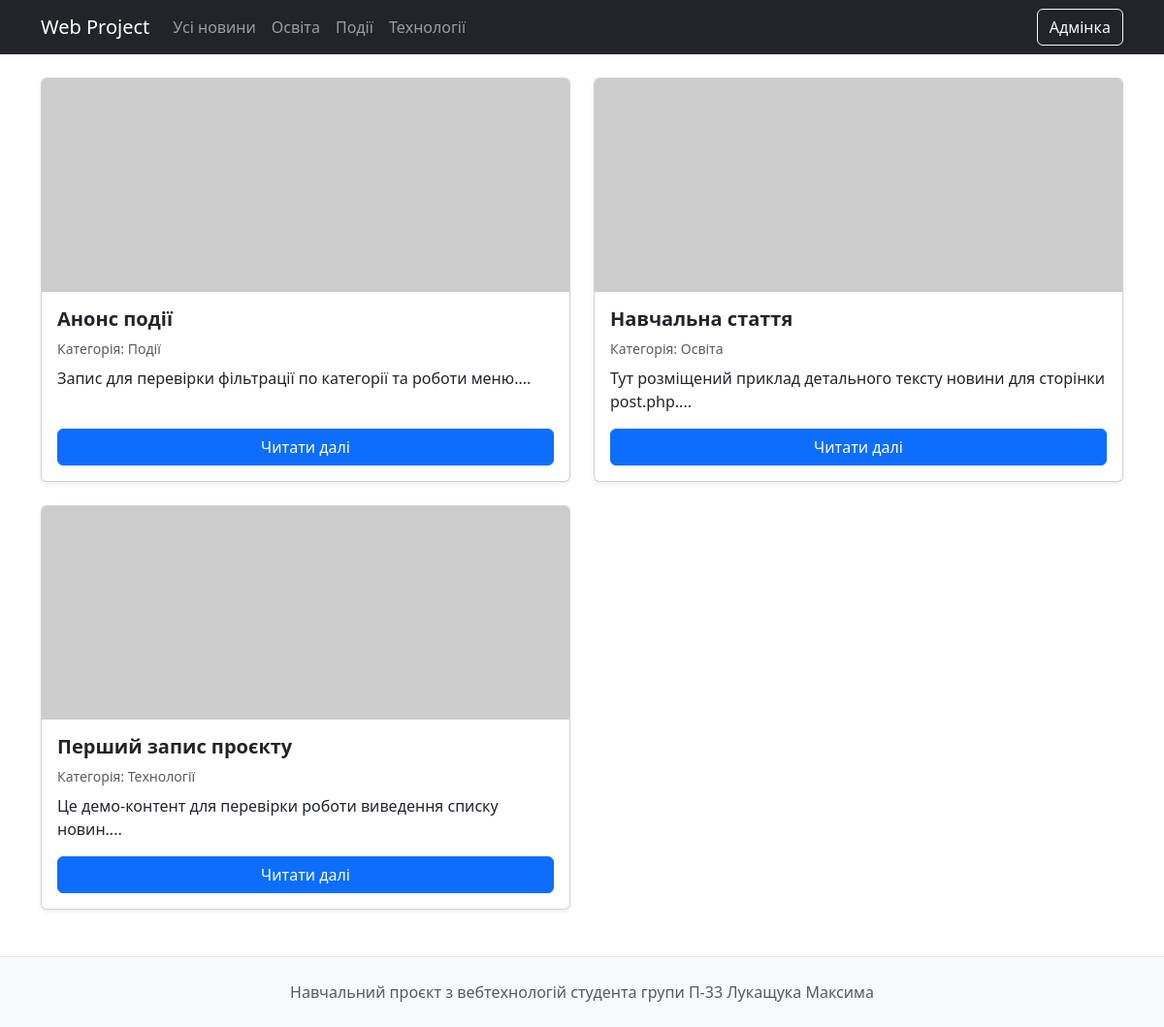
The page / on the database its author committed.
### tables this page shows
CREATE TABLE IF NOT EXISTS categories (
    id INT AUTO_INCREMENT PRIMARY KEY,
    name VARCHAR(120) NOT NULL UNIQUE
);

CREATE TABLE IF NOT EXISTS news (
    id INT AUTO_INCREMENT PRIMARY KEY,
    title VARCHAR(255) NOT NULL,
    content TEXT NOT NULL,
    image VARCHAR(500) NOT NULL,
    category_id INT NOT NULL,
    published_at DATE NOT NULL,
    CONSTRAINT fk_news_category FOREIGN KEY (category_id) REFERENCES categories(id) ON DELETE RESTRICT ON UPDATE CASCADE
);

### function.php (called while the page is built, shortened)
<?php
require_once __DIR__ . '/conf.php';
function e(string $value): string {
    return htmlspecialchars($value, ENT_QUOTES, 'UTF-8');
}
function get_categories(): array {
    global $conn;
    $sql = 'SELECT id, name FROM categories ORDER BY name';
    $result = mysqli_query($conn, $sql);
    return $result ? mysqli_fetch_all($result, MYSQLI_ASSOC) : [];
}
function get_news(?int $categoryId = null): array {
    global $conn;
    $sql = 'SELECT n.id, n.title, n.content, n.image, n.published_at, c.name AS category_name
            FROM news n
            LEFT JOIN categories c ON c.id = n.category_id';
    $sql .= ' ORDER BY n.published_at DESC, n.id DESC';
    $stmt = mysqli_prepare($conn, $sql);
    mysqli_stmt_execute($stmt);
    $result = mysqli_stmt_get_result($stmt);
    return mysqli_fetch_all($result, MYSQLI_ASSOC);
}

### index.php (the view)
<?php require_once 'header.php'; ?>
<div class="container">
    <div class="row g-4">
        <?php $news = get_news(); ?>
        <?php foreach ($news as $item): ?>
            <div class="col-md-6">
                <article class="card h-100 shadow-sm">
                    <img src="<?= e($item['image']); ?>" class="card-img-top post-image" alt="Зображення новини">
                    <div class="card-body d-flex flex-column">
                        <h5 class="card-title"><?= e($item['title']); ?></h5>
                        <p class="text-muted small mb-2">Категорія: <?= e($item['category_name'] ?? 'Без категорії'); ?></p>
                        <p class="card-text"><?= e(mb_substr($item['content'], 0, 150)) . '...'; ?></p>
                        <a href="post.php?post_id=<?= (int)$item['id']; ?>" class="btn btn-primary mt-auto">Читати далі</a>
                    </div>
                </article>
            </div>
        <?php endforeach; ?>
    </div>
</div>
<?php require_once 'footer.php'; ?>

### header.php (shortened to what this page needs)
<?php
require_once __DIR__ . '/function.php';
$categories = get_categories();
?>
<!doctype html>
<html lang="uk">
<head>
    <link href="https://cdn.jsdelivr.net/npm/bootstrap@5.3.3/dist/css/bootstrap.min.css" rel="stylesheet">
    <link rel="stylesheet" href="css/main.css">
</head>
<body>
<nav class="navbar navbar-expand-lg navbar-dark bg-dark mb-4">
    <div class="container">
        <a class="navbar-brand" href="index.php">Web Project</a>
        <div class="collapse navbar-collapse" id="menuNav">
            <ul class="navbar-nav me-auto mb-2 mb-lg-0">
                <li class="nav-item"><a class="nav-link" href="index.php">Усі новини</a></li>
                <?php foreach ($categories as $category): ?>
                    <li class="nav-item">
                        <a class="nav-link" href="category.php?category_id=<?= (int)$category['id']; ?>"><?= e($category['name']); ?></a>
                    </li>
                <?php endforeach; ?>
            </ul>
            <a class="btn btn-outline-light" href="login/index.php">Адмінка</a>
        </div>
    </div>
</nav>

### footer.php (shortened to what this page needs)
<footer class="py-4 mt-5 bg-light border-top">
    <div class="container text-center text-muted">
        Навчальний проєкт з вебтехнологій студента групи П-33 Лукащука Максима
    </div>
</footer>
</body>
</html>

### css/main.css (style rules this page uses)
.card-title { font-weight: 600; }

### rows shown on the page
categories: name "Освіта"
categories: name "Події"
categories: name "Технології"
news: title "Анонс події", category.name "Події", content "Запис для перевірки фільтрації по категорії та роботи меню."
news: title "Навчальна стаття", category.name "Освіта", content "Тут розміщений приклад детального тексту новини для сторінки post.php."
news: title "Перший запис проєкту", category.name "Технології", content "Це демо-контент для перевірки роботи виведення списку новин."
